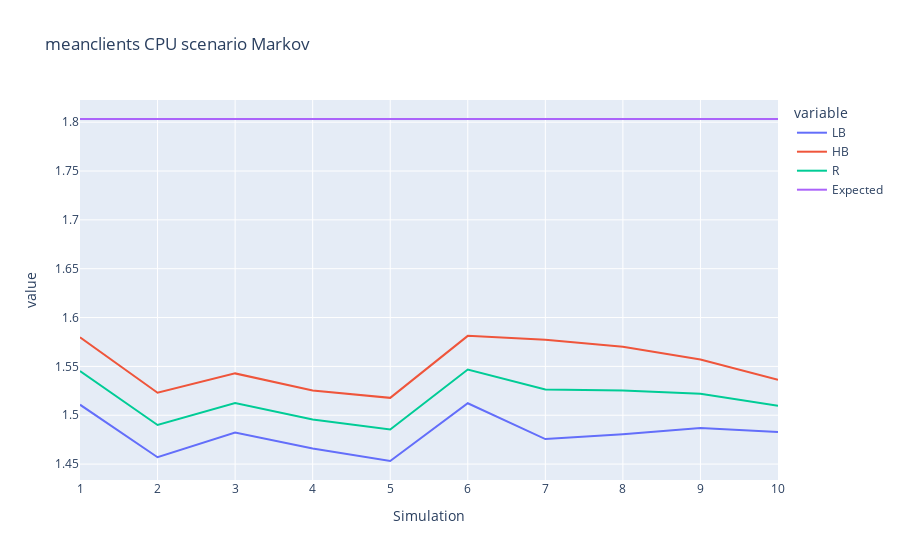

Source (notebook cell):
### Code cell
def print_cpu_measure(data: pd.DataFrame, scenario, measure):
    view = data[(data["Station"] == "CPU")& (data["Measure"] == measure)]
    fig = plt.line(view, x="Simulation" , y=["LB","HB","R","Expected"], title="{} CPU scenario {}".format(measure,scenario))
    return fig,view
    pass

fig,view = print_cpu_measure(markov20,"Markov","meanclients")
fig.show()

### Figure 1 — Plotly figure (JSON) as saved in the notebook; plotly's stock layout.template omitted (floating-point values rounded to 4 significant figures)
{"data": [{"hovertemplate": "variable=LB<br>Simulation=%{x}<br>value=%{y}<extra></extra>", "legendgroup": "LB", "line": {"color": "#636efa", "dash": "solid"}, "marker": {"symbol": "circle"}, "mode": "lines", "name": "LB", "orientation": "v", "showlegend": true, "type": "scatter", "x": [1, 2, 3, 4, 5, 6, 7, 8, 9, 10], "xaxis": "x", "y": [1.511, 1.457, 1.482, 1.466, 1.453, 1.512, 1.476, 1.481, 1.487, 1.483], "yaxis": "y"}, {"hovertemplate": "variable=HB<br>Simulation=%{x}<br>value=%{y}<extra></extra>", "legendgroup": "HB", "line": {"color": "#EF553B", "dash": "solid"}, "marker": {"symbol": "circle"}, "mode": "lines", "name": "HB", "orientation": "v", "showlegend": true, "type": "scatter", "x": [1, 2, 3, 4, 5, 6, 7, 8, 9, 10], "xaxis": "x", "y": [1.58, 1.523, 1.543, 1.525, 1.518, 1.581, 1.577, 1.57, 1.557, 1.536], "yaxis": "y"}, {"hovertemplate": "variable=R<br>Simulation=%{x}<br>value=%{y}<extra></extra>", "legendgroup": "R", "line": {"color": "#00cc96", "dash": "solid"}, "marker": {"symbol": "circle"}, "mode": "lines", "name": "R", "orientation": "v", "showlegend": true, "type": "scatter", "x": [1, 2, 3, 4, 5, 6, 7, 8, 9, 10], "xaxis": "x", "y": [1.545, 1.49, 1.513, 1.496, 1.485, 1.547, 1.526, 1.525, 1.522, 1.51], "yaxis": "y"}, {"hovertemplate": "variable=Expected<br>Simulation=%{x}<br>value=%{y}<extra></extra>", "legendgroup": "Expected", "line": {"color": "#ab63fa", "dash": "solid"}, "marker": {"symbol": "circle"}, "mode": "lines", "name": "Expected", "orientation": "v", "showlegend": true, "type": "scatter", "x": [1, 2, 3, 4, 5, 6, 7, 8, 9, 10], "xaxis": "x", "y": [1.803, 1.803, 1.803, 1.803, 1.803, 1.803, 1.803, 1.803, 1.803, 1.803], "yaxis": "y"}], "layout": {"legend": {"title": {"text": "variable"}, "tracegroupgap": 0}, "title": {"text": "meanclients CPU scenario Markov"}, "xaxis": {"anchor": "y", "domain": [0, 1], "title": {"text": "Simulation"}}, "yaxis": {"anchor": "x", "domain": [0, 1], "title": {"text": "value"}}}}
